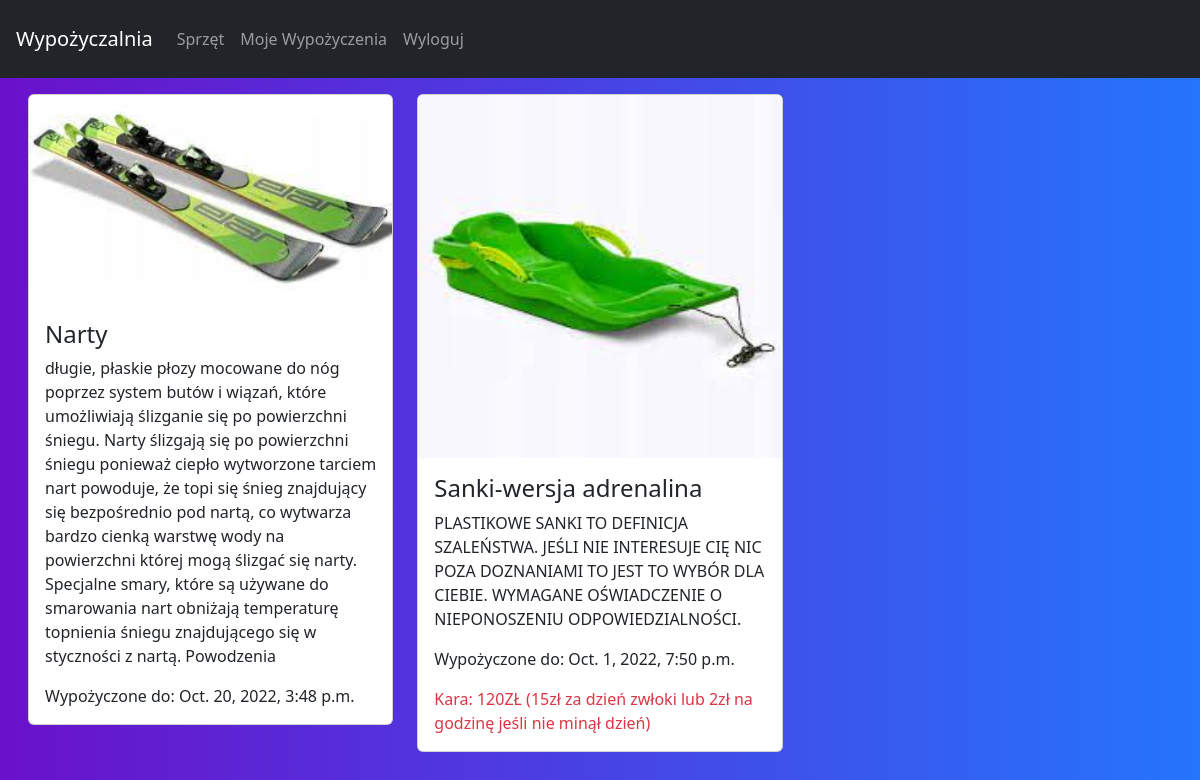
Page /your_rents/ (signed in) on the committed database.
### eqRentalApp/models.py (models this page shows, shortened)
class Rent(models.Model):
    client = models.ForeignKey(User, on_delete=models.CASCADE)
    rented_eq = models.ForeignKey(Equipment, on_delete=models.CASCADE)
    rented_date = models.DateTimeField(auto_now_add=True)
    end_of_rent_date = models.DateTimeField(null=True, default=None, blank=True)
    phone = models.CharField(max_length=12)
    email = models.EmailField(max_length=254)

class Equipment(models.Model):
    name = models.CharField(max_length=100)
    quantity = models.IntegerField(validators=[MinValueValidator(0, message="Nie można dać mniej niż 0!")])
    description = models.CharField(max_length=500)
    price = models.DecimalField(decimal_places=2, max_digits=7)
    image = models.ImageField()

### eqRentalApp/views.py (the view)
# urls.py: path('your_rents/', views.your_rents_view, name='your-rents')
def your_rents_view(request):
    your_rent = Rent.objects.filter(client=request.user)
    now = datetime.now()
    penalty = {}
    for rent in your_rent:
        rent_date = rent.end_of_rent_date.date()
        rent_time = rent.end_of_rent_date.time()
        current_date = now.date()
        current_time = now.time()
        if rent_date.day < current_date.day and rent_date.month == current_date.month:
            penalty[rent.id] = []
            penalty[rent.id].append(abs((rent_date.day - current_date.day)* 15))
        if rent_date.day == current_date.day and rent_date.month == current_date.month and rent_time.hour < current_time.hour:
            print('hours',rent_time.hour - current_time.hour)
            penalty[rent.id] = []
            penalty[rent.id].append(abs((rent_time.hour - current_time.hour)* 2))
    print(penalty)
    return render(request, 'your_rents.html', {"equipment": your_rent, "penalty": penalty})

### templates/your_rents.html (shortened to what this page needs)
{% include 'base.html' %}
{% load static %}
<body class='gradient-custom'>
    <div class="row row-cols-1 row-cols-md-3 mt-3 m-3">
        {% for item in equipment %}
        <div class="col mb-4">
          <div class="card">
            <div class="view overlay">
              <img class="card-img-top" src="{% static item.rented_eq.image %}"
                alt="Card image cap">
            </div>
            <div class="card-body">
              <h4 class="card-title">{{item.rented_eq.name}}</h4>
              <p class="card-text">{{item.rented_eq.description}}</p>
              <p class="card-text">Wypożyczone do: {{item.end_of_rent_date}}</p>
              {% for key, value in penalty.items %}
                {% if key == item.id%}
                <p class="card-text text-danger">Kara: {{value.0}}ZŁ (15zł za dzień zwłoki lub 2zł na godzinę jeśli nie minął dzień)</p>
                {% endif %}
              {% endfor %}
            </div>
          </div>
        </div>
        {% endfor %}
      </div>
</body>

### templates/your_rents.html (style rules this page uses)
.gradient-custom { background: #6a11cb; background: -webkit-linear-gradient(to right, rgba(106, 17, 203, 1), rgba(37, 117, 252, 1)); background: linear-gradient(to right, rgba(106, 17, 203, 1), rgba(37, 117, 252, 1)) }

### rows in the picture
Rent: rented_eq.image (picture), rented_eq.name "Narty", rented_eq.description "długie, płaskie płozy mocowane do nóg poprzez system butów i wiązań, które umożliwiają ślizganie się po powierzchni śniegu. Narty ślizgają się po powierzchni śniegu ponieważ ciepło wytworzone tarciem nart powoduje, że topi się śnieg znajdujący się bezpośrednio pod nartą, co wytwarza bardzo cienką warstwę wody na powierzchni której mogą ślizgać się narty. Specjalne smary, które są używane do smarowania nart obniżają temperaturę topnienia śniegu znajdującego się w styczności z nartą. Powodzenia", end_of_rent_date "Oct. 20, 2022, 3:48 p.m."
Rent: rented_eq.image (picture), rented_eq.name "Sanki-wersja adrenalina", rented_eq.description "PLASTIKOWE SANKI TO DEFINICJA SZALEŃSTWA. JEŚLI NIE INTERESUJE CIĘ NIC POZA DOZNANIAMI TO JEST TO WYBÓR DLA CIEBIE. WYMAGANE OŚWIADCZENIE O NIEPONOSZENIU ODPOWIEDZIALNOŚCI.", end_of_rent_date "Oct. 1, 2022, 7:50 p.m.", value "120"
